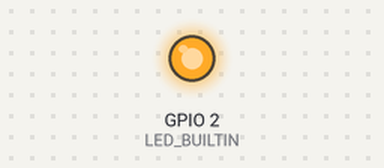
The sketch below on a simulated ESP32. Shown: output pins drawn as LEDs (lit = HIGH). Nothing arrives over Bluetooth unless stated; what the sketch prints to the serial monitor is not drawn.

Above: at 0.1 s.
At 3.1 s:
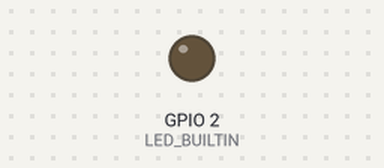
Timing chart, 0 to 4.6 s (numbered marks = the images above):
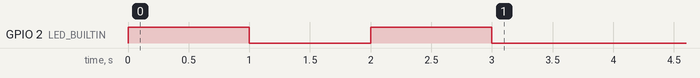

The sketch:

esp32_bt.ino
```cpp
#include "BluetoothSerial.h"


#if !defined(CONFIG_BT_ENABLED) || !defined(CONFIG_BLUEDROID_ENABLED)
#error Bluetooth is not enabled! Please run `make menuconfig` to and enable it
#endif

BluetoothSerial SerialBT;

void setup() {
  Serial.begin(115200); // opens serial port, sets data rate to 9600 bps
  SerialBT.begin("ESP32_ForTest"); //Bluetooth device name
  Serial.println("The device started, now you can pair it with bluetooth!");
  pinMode(LED_BUILTIN, OUTPUT);

  // Init Led singal
  digitalWrite(LED_BUILTIN, HIGH);   // turn the LED on (HIGH is the voltage level)
  delay(1000);                       // wait for a second
  digitalWrite(LED_BUILTIN, LOW);    // turn the LED off by making the voltage LOW
  delay(1000);

  digitalWrite(LED_BUILTIN, HIGH);   // turn the LED on (HIGH is the voltage level)
  delay(1000);                       // wait for a second
  digitalWrite(LED_BUILTIN, LOW);    // turn the LED off by making the voltage LOW
  delay(1000);
}

void loop()
{
  if (SerialBT.available())
  {
    String message = SerialBT.readString();
    message.trim();

    // Send to Unity
    // SerialBT.println(message);
    SerialBT.print(message);

    // Receive from Unity
    if (message == "0")
    {
      digitalWrite(LED_BUILTIN, LOW);   // turn the LED on (HIGH is the voltage level)
    }
    else if (message == "1")
    {
      digitalWrite(LED_BUILTIN, HIGH);   // turn the LED on (HIGH is the voltage level)
    }
  }

  delay(20);
}
```
